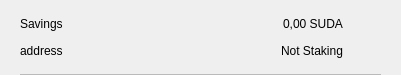
<?xml version="1.0" encoding="UTF-8"?>
<ui version="4.0">
 <class>CSRow</class>
 <widget class="QWidget" name="CSRow">
  <property name="geometry">
   <rect>
    <x>0</x>
    <y>0</y>
    <width>401</width>
    <height>75</height>
   </rect>
  </property>
  <property name="windowTitle">
   <string>Form</string>
  </property>
  <layout class="QVBoxLayout" name="verticalLayout">
   <property name="spacing">
    <number>0</number>
   </property>
   <property name="leftMargin">
    <number>20</number>
   </property>
   <property name="topMargin">
    <number>10</number>
   </property>
   <property name="rightMargin">
    <number>20</number>
   </property>
   <property name="bottomMargin">
    <number>0</number>
   </property>
   <item>
    <widget class="QWidget" name="info" native="true">
     <property name="minimumSize">
      <size>
       <width>0</width>
       <height>0</height>
      </size>
     </property>
     <layout class="QHBoxLayout" name="horizontalLayout_3">
      <property name="leftMargin">
       <number>0</number>
      </property>
      <property name="topMargin">
       <number>0</number>
      </property>
      <property name="rightMargin">
       <number>0</number>
      </property>
      <property name="bottomMargin">
       <number>10</number>
      </property>
      <item>
       <widget class="QWidget" name="container" native="true">
        <property name="minimumSize">
         <size>
          <width>0</width>
          <height>0</height>
         </size>
        </property>
        <layout class="QVBoxLayout" name="verticalLayout_2">
         <property name="spacing">
          <number>0</number>
         </property>
         <property name="leftMargin">
          <number>0</number>
         </property>
         <property name="topMargin">
          <number>0</number>
         </property>
         <property name="rightMargin">
          <number>0</number>
         </property>
         <property name="bottomMargin">
          <number>0</number>
         </property>
         <item>
          <layout class="QHBoxLayout" name="horizontalLayout">
           <item>
            <widget class="QLabel" name="labelName">
             <property name="toolTip">
              <string notr="true"/>
             </property>
             <property name="text">
              <string>Savings</string>
             </property>
            </widget>
           </item>
           <item>
            <spacer name="horizontalSpacer">
             <property name="orientation">
              <enum>Qt::Horizontal</enum>
             </property>
             <property name="sizeHint" stdset="0">
              <size>
               <width>40</width>
               <height>20</height>
              </size>
             </property>
            </spacer>
           </item>
           <item>
            <widget class="QLabel" name="labelAmount">
             <property name="text">
              <string>0,00 SUDA</string>
             </property>
            </widget>
           </item>
          </layout>
         </item>
         <item>
          <layout class="QHBoxLayout" name="horizontalLayout_2">
           <item>
            <widget class="QLabel" name="labelAddress">
             <property name="toolTip">
              <string notr="true"/>
             </property>
             <property name="text">
              <string>address</string>
             </property>
            </widget>
           </item>
           <item>
            <spacer name="horizontalSpacer_2">
             <property name="orientation">
              <enum>Qt::Horizontal</enum>
             </property>
             <property name="sizeHint" stdset="0">
              <size>
               <width>40</width>
               <height>20</height>
              </size>
             </property>
            </spacer>
           </item>
           <item>
            <widget class="QLabel" name="labelStaking">
             <property name="text">
              <string>Not Staking</string>
             </property>
            </widget>
           </item>
          </layout>
         </item>
        </layout>
       </widget>
      </item>
      <item alignment="Qt::AlignHCenter|Qt::AlignVCenter">
       <widget class="QPushButton" name="pushButtonMenu">
        <property name="minimumSize">
         <size>
          <width>24</width>
          <height>24</height>
         </size>
        </property>
        <property name="maximumSize">
         <size>
          <width>32</width>
          <height>32</height>
         </size>
        </property>
        <property name="focusPolicy">
         <enum>Qt::NoFocus</enum>
        </property>
        <property name="styleSheet">
         <string notr="true">border:none; background-color:transparent;</string>
        </property>
        <property name="text">
         <string/>
        </property>
        <property name="icon">
         <iconset>
          <normaloff>://ic-menu-hover</normaloff>://ic-menu-hover</iconset>
        </property>
        <property name="iconSize">
         <size>
          <width>24</width>
          <height>24</height>
         </size>
        </property>
       </widget>
      </item>
     </layout>
    </widget>
   </item>
   <item>
    <widget class="QLabel" name="lblDivisory">
     <property name="minimumSize">
      <size>
       <width>0</width>
       <height>1</height>
      </size>
     </property>
     <property name="maximumSize">
      <size>
       <width>16777215</width>
       <height>1</height>
      </size>
     </property>
     <property name="styleSheet">
      <string notr="true">background-color:#bababa;</string>
     </property>
     <property name="text">
      <string/>
     </property>
     <property name="alignment">
      <set>Qt::AlignBottom|Qt::AlignLeading|Qt::AlignLeft</set>
     </property>
    </widget>
   </item>
  </layout>
 </widget>
 <resources/>
 <connections/>
</ui>
